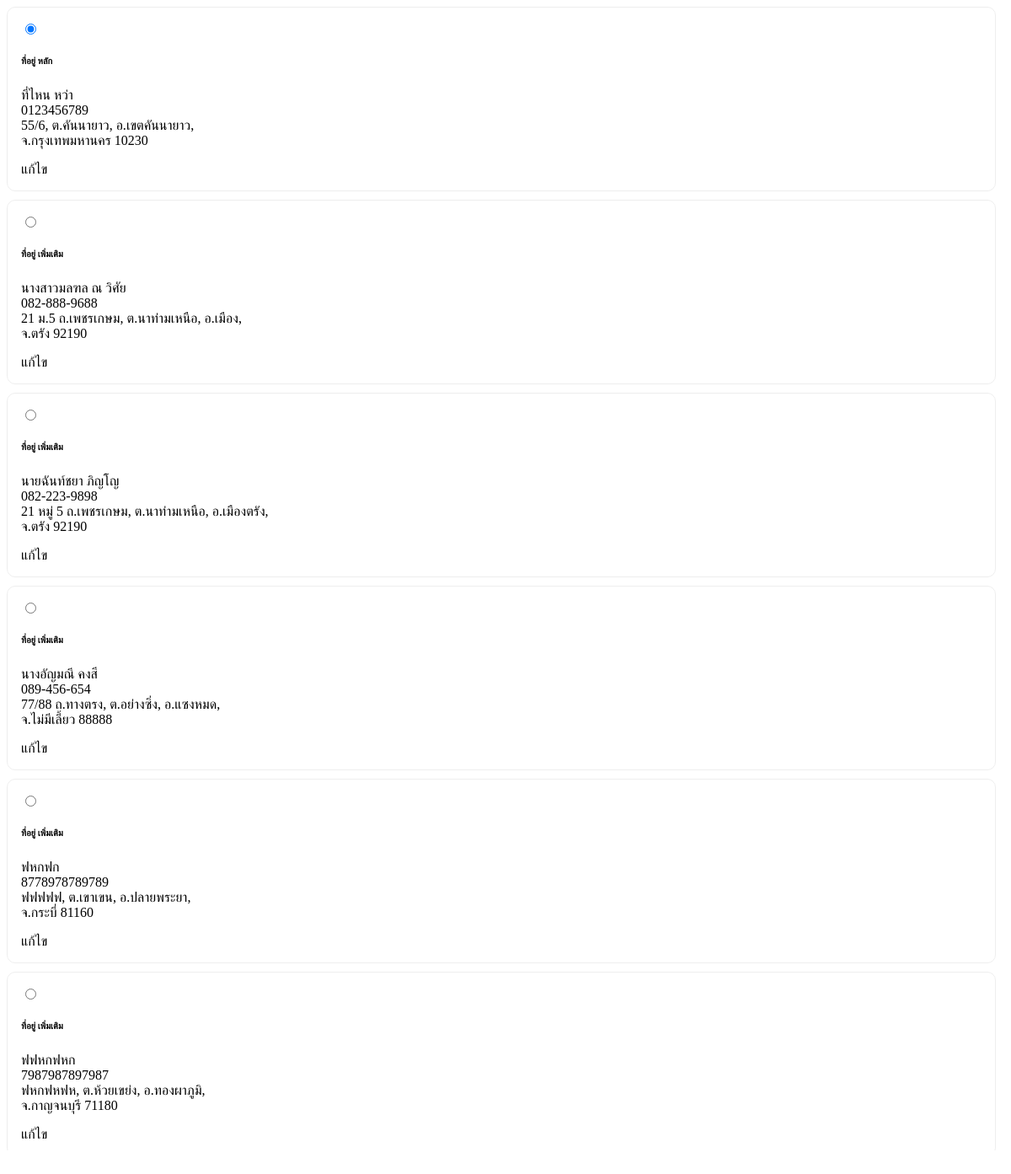
The page /checkout/address.php (signed in) on the database as committed earlier.
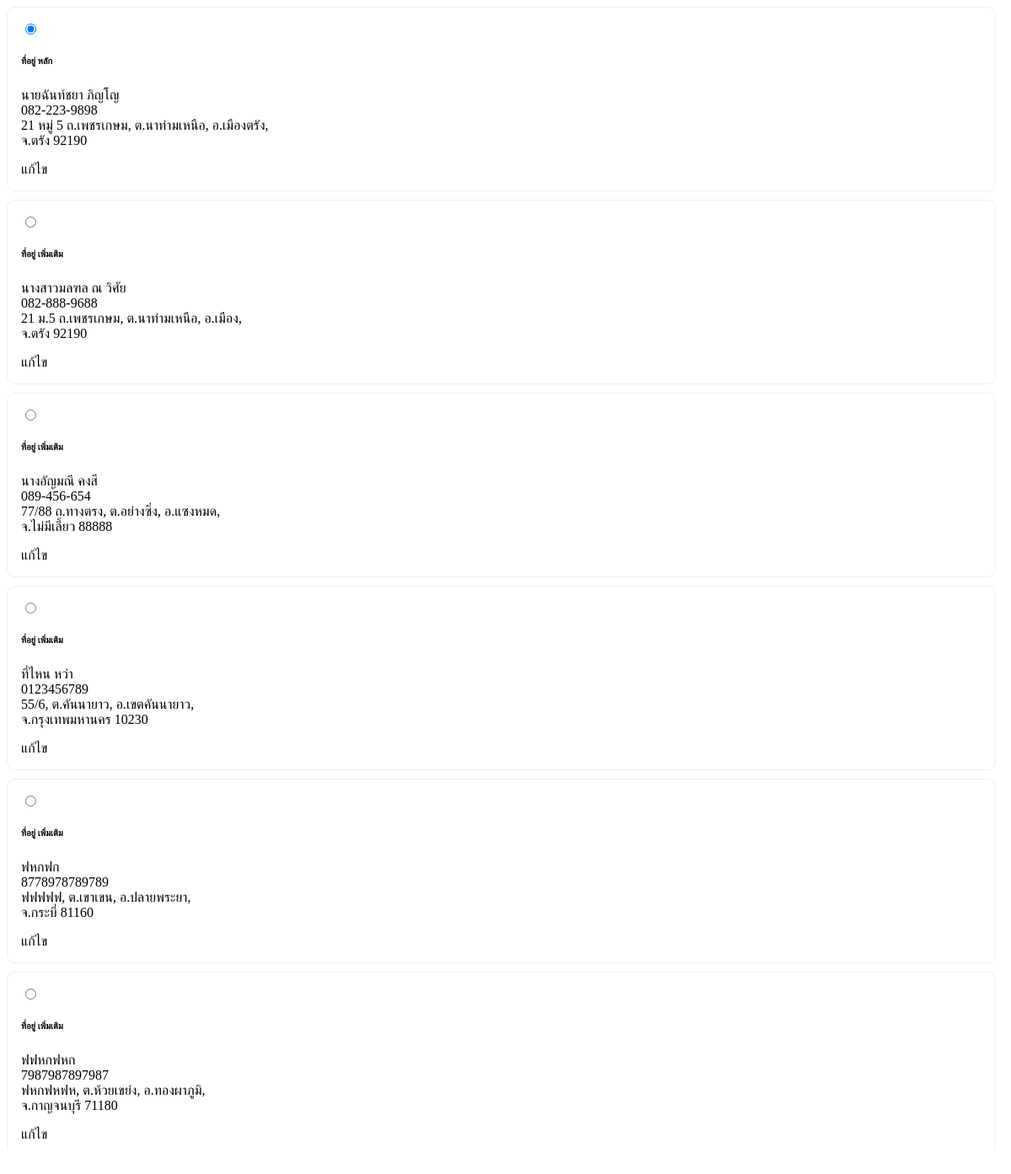
The same page on the database as committed later.
### tables this page shows
CREATE TABLE `customer_addresses` (
  `id` int NOT NULL,
  `customer_id` int NOT NULL,
  `name` varchar(255) DEFAULT NULL,
  `contact` varchar(255) DEFAULT NULL,
  `address` text NOT NULL,
  `sub_district` varchar(255) NOT NULL,
  `district` varchar(255) NOT NULL,
  `province` varchar(255) NOT NULL,
  `postal_code` varchar(10) NOT NULL,
  `is_primary` tinyint(1) DEFAULT '0'
);

### classes/DBConnection.php (called while the page is built, shortened)
<?php
class DBConnection{
    private $host = DB_SERVER;
    private $username = DB_USERNAME;
    private $password = DB_PASSWORD;
    private $database = DB_NAME;
    public $conn;
    public function __construct(){
        if (!isset($this->conn)) {
            $this->conn = new mysqli($this->host, $this->username, $this->password, $this->database);
        }
    }
}
?>

### classes/SystemSettings.php (called while the page is built, shortened)
<?php
class SystemSettings extends DBConnection
{
	function userdata($field = '')
	{
		if (!empty($field)) {
			if (isset($_SESSION['userdata'][$field]))
				return $_SESSION['userdata'][$field];
			else
				return null;
		} else {
			return false;
		}
	}
}
$_settings = new SystemSettings();

### checkout/address.php (the view, shortened to what this page needs)
<?php
require_once('../config.php');
?>
<div class="container-fluid address">
    <form id="confirm_form_1">
        <?php
        $addresses = $conn->query("SELECT * FROM customer_addresses WHERE customer_id = '{$_settings->userdata('id')}' ORDER BY is_primary DESC, id ASC");
        if ($addresses->num_rows > 0) {
            while ($row = $addresses->fetch_assoc()):
        ?>
                <div class="address-option d-flex justify-content-between align-items-center mb-2" onclick="selectAddress(this)">
                    <div class="flex-grow-1 d-flex align-items-center">
                        <input type="radio" name="address_id" value="<?= $row['id'] ?>" class="address-radio me-3" <?= ($row['is_primary'] == 1) ? 'checked' : '' ?>>
                        <div>
                            <h6 class="mb-0">
                                ที่อยู่ <?= ($row['is_primary'] == 1) ? 'หลัก <i class="fa-solid fa-star fa-sm"></i>' : 'เพิ่มเติม' ?>
                            </h6>
                            <p class="mb-0 text-muted small">
                                <?= htmlspecialchars($row['name']) ?><br>
                                <?= htmlspecialchars($row['contact']) ?><br>
                                <?= htmlspecialchars($row['address']) ?>,
                                ต.<?= htmlspecialchars($row['sub_district']) ?>,
                                อ.<?= htmlspecialchars($row['district']) ?>,
                                <?php
                                if (!empty($row['province'])) {
                                    echo "<br>จ." . htmlspecialchars($row['province']);
                                }
                                ?>
                                <?= htmlspecialchars($row['postal_code']) ?>
                            </p>
                        </div>
                    </div>
                    <div class="ms-3">
                        <a href="javascript:void(0)" class="edit-address"
                            data-id="<?= $row['id'] ?>"
                            data-name="<?= htmlspecialchars($row['name']) ?>"
                            data-contact="<?= htmlspecialchars($row['contact']) ?>"
                            data-address="<?= htmlspecialchars($row['address']) ?>"
                            data-sub_district="<?= htmlspecialchars($row['sub_district']) ?>"
                            data-district="<?= htmlspecialchars($row['district']) ?>"
                            data-province="<?= htmlspecialchars($row['province']) ?>"
                            data-postal_code="<?= htmlspecialchars($row['postal_code']) ?>"
                            style="color: black; text-decoration: none;">
                            <i class="fa-solid fa-pencil-alt"></i> แก้ไข
                        </a>
                    </div>
                </div>
        <?php
            endwhile;
        } else {
            echo '<div class="text-center text-muted">ยังไม่มีที่อยู่ที่บันทึกไว้</div>';
        }
        ?>
    </form>
</div>

### checkout/address.php (style rules this page uses)
.address { max-height: 60vh; overflow-y: auto; overflow-x: hidden; padding-right: 10px; }
.address input, .address select, .select2-container .select2-selection--single { border-radius: 13px !important; font-size: 16px; height: auto !important; padding: 0.3rem 0.5rem; }
.address-option { border: 1px solid #eee; padding: 1rem; margin-bottom: 10px; border-radius: 10px; cursor: pointer; position: relative; transition: all 0.2s ease; }

Rows that differ between the two databases and show on the page:
changed customer_addresses "นายฉันท์ชยา ภิญโญ": is_primary "☐" → "☑"; is_primary "เพิ่มเติม" → "หลัก"; moves up the list
shown differently, row unchanged: customer_addresses "นางสาวมลฑล ณ วิศัย": moves down the list
shown differently, row unchanged: customer_addresses "นางอัญมณี คงสี": moves up the list
changed customer_addresses "ที่ไหน หว่า": is_primary "☑" → "☐"; is_primary "หลัก" → "เพิ่มเติม"
